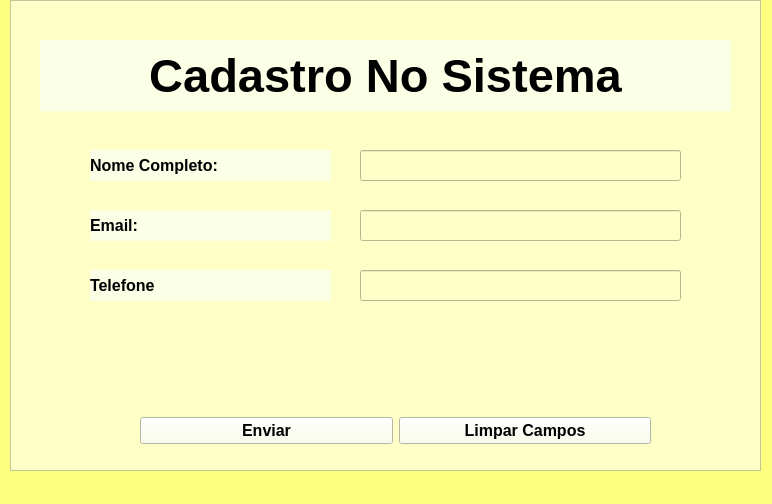
<?xml version="1.0" encoding="UTF-8"?>
<ui version="4.0">
 <class>MainWindow</class>
 <widget class="QMainWindow" name="MainWindow">
  <property name="geometry">
   <rect>
    <x>0</x>
    <y>0</y>
    <width>772</width>
    <height>504</height>
   </rect>
  </property>
  <property name="windowTitle">
   <string>MainWindow</string>
  </property>
  <property name="styleSheet">
   <string notr="true">background-color: rgb(255, 255, 127);</string>
  </property>
  <widget class="QWidget" name="centralwidget">
   <widget class="QFrame" name="frameLogin">
    <property name="geometry">
     <rect>
      <x>10</x>
      <y>0</y>
      <width>751</width>
      <height>471</height>
     </rect>
    </property>
    <property name="styleSheet">
     <string notr="true">background-color: rgb(253, 255, 199);</string>
    </property>
    <property name="frameShape">
     <enum>QFrame::StyledPanel</enum>
    </property>
    <property name="frameShadow">
     <enum>QFrame::Raised</enum>
    </property>
    <widget class="QWidget" name="horizontalLayoutWidget">
     <property name="geometry">
      <rect>
       <x>130</x>
       <y>410</y>
       <width>511</width>
       <height>41</height>
      </rect>
     </property>
     <layout class="QHBoxLayout" name="layoutButoesLogin">
      <item>
       <widget class="QPushButton" name="botaoEnviar">
        <property name="font">
         <font>
          <pointsize>12</pointsize>
          <weight>75</weight>
          <bold>true</bold>
         </font>
        </property>
        <property name="styleSheet">
         <string notr="true">background-color: rgb(251, 255, 230);</string>
        </property>
        <property name="text">
         <string>Enviar</string>
        </property>
       </widget>
      </item>
      <item>
       <widget class="QPushButton" name="botaoLimparCampos">
        <property name="font">
         <font>
          <pointsize>12</pointsize>
          <weight>75</weight>
          <bold>true</bold>
         </font>
        </property>
        <property name="styleSheet">
         <string notr="true">background-color: rgb(251, 255, 230);</string>
        </property>
        <property name="text">
         <string>Limpar Campos</string>
        </property>
       </widget>
      </item>
     </layout>
    </widget>
    <widget class="QLabel" name="labelTitulo_2">
     <property name="geometry">
      <rect>
       <x>30</x>
       <y>40</y>
       <width>691</width>
       <height>71</height>
      </rect>
     </property>
     <property name="font">
      <font>
       <pointsize>35</pointsize>
       <weight>75</weight>
       <bold>true</bold>
      </font>
     </property>
     <property name="styleSheet">
      <string notr="true">background-color: rgb(251, 255, 230);
</string>
     </property>
     <property name="text">
      <string>Cadastro No Sistema</string>
     </property>
     <property name="alignment">
      <set>Qt::AlignCenter</set>
     </property>
     <property name="wordWrap">
      <bool>false</bool>
     </property>
    </widget>
    <widget class="QLineEdit" name="lineEdit_Nome">
     <property name="geometry">
      <rect>
       <x>350</x>
       <y>150</y>
       <width>321</width>
       <height>31</height>
      </rect>
     </property>
    </widget>
    <widget class="QLabel" name="label_nome">
     <property name="geometry">
      <rect>
       <x>80</x>
       <y>150</y>
       <width>241</width>
       <height>31</height>
      </rect>
     </property>
     <property name="font">
      <font>
       <pointsize>12</pointsize>
       <weight>75</weight>
       <bold>true</bold>
      </font>
     </property>
     <property name="styleSheet">
      <string notr="true">background-color: rgb(251, 255, 230);
border-color: qlineargradient(spread:pad, x1:0, y1:0, x2:1, y2:0, stop:0 rgba(0, 0, 0, 255), stop:1 rgba(255, 255, 255, 255));
border-color: rgb(0, 0, 0);
</string>
     </property>
     <property name="text">
      <string>Nome Completo:</string>
     </property>
    </widget>
    <widget class="QLabel" name="label_Email">
     <property name="geometry">
      <rect>
       <x>80</x>
       <y>210</y>
       <width>241</width>
       <height>31</height>
      </rect>
     </property>
     <property name="font">
      <font>
       <pointsize>12</pointsize>
       <weight>75</weight>
       <bold>true</bold>
      </font>
     </property>
     <property name="styleSheet">
      <string notr="true">background-color: rgb(251, 255, 230);
border-color: qlineargradient(spread:pad, x1:0, y1:0, x2:1, y2:0, stop:0 rgba(0, 0, 0, 255), stop:1 rgba(255, 255, 255, 255));
border-color: rgb(0, 0, 0);
</string>
     </property>
     <property name="text">
      <string>Email:</string>
     </property>
    </widget>
    <widget class="QLineEdit" name="lineEdit_Email">
     <property name="geometry">
      <rect>
       <x>350</x>
       <y>210</y>
       <width>321</width>
       <height>31</height>
      </rect>
     </property>
    </widget>
    <widget class="QLabel" name="label_telefone">
     <property name="geometry">
      <rect>
       <x>80</x>
       <y>270</y>
       <width>241</width>
       <height>31</height>
      </rect>
     </property>
     <property name="font">
      <font>
       <pointsize>12</pointsize>
       <weight>75</weight>
       <bold>true</bold>
      </font>
     </property>
     <property name="styleSheet">
      <string notr="true">background-color: rgb(251, 255, 230);
border-color: qlineargradient(spread:pad, x1:0, y1:0, x2:1, y2:0, stop:0 rgba(0, 0, 0, 255), stop:1 rgba(255, 255, 255, 255));
border-color: rgb(0, 0, 0);
</string>
     </property>
     <property name="text">
      <string>Telefone</string>
     </property>
    </widget>
    <widget class="QLineEdit" name="lineEdit_Telefone">
     <property name="geometry">
      <rect>
       <x>350</x>
       <y>270</y>
       <width>321</width>
       <height>31</height>
      </rect>
     </property>
    </widget>
   </widget>
  </widget>
  <widget class="QMenuBar" name="menubar">
   <property name="geometry">
    <rect>
     <x>0</x>
     <y>0</y>
     <width>772</width>
     <height>21</height>
    </rect>
   </property>
  </widget>
  <widget class="QStatusBar" name="statusbar"/>
 </widget>
 <resources/>
 <connections/>
</ui>
